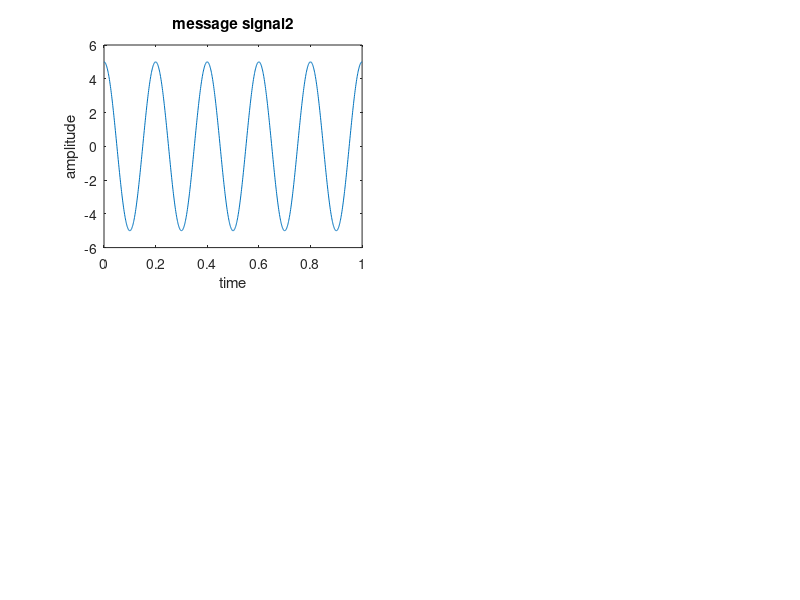

Reproduce this figure in MATLAB.
clc
clear all;
close all;
t=0:0.001:1;
mt=5*cos(2*pi*5*t);
subplot(2,1,1);
plot(t,mt);
xlabel('time');
ylabel('amplitude');
title('message signal1');

subplot(2,2,1);
plot(t,hilbert(mt));
xlabel('time');
ylabel('amplitude');
title('message signal2');
